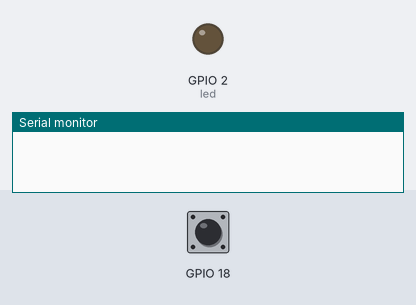
The sketch below on a simulated ESP32. Shown: output pins drawn as LEDs (lit = HIGH), the last lines printed to the serial monitor. The test bench sets the inputs (shaded band); at power-on: GPIO 18 HIGH.

Above: at 1.2 s.
1.3 s: GPIO 18 pulled LOW for 0.15 s
At 2.3 s:
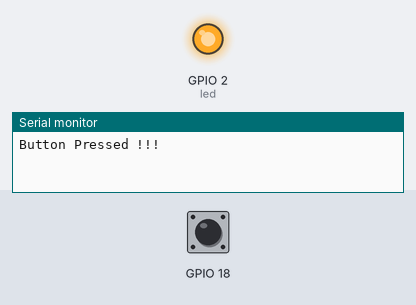
Timing chart, 0 to 8.0 s (numbered marks = the images above; inputs shaded):
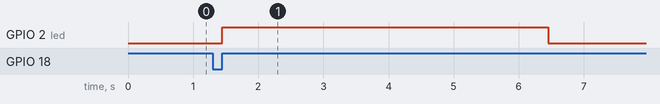

Measured:
- after the input at 1.3 s, GPIO 2 (led): LOW → HIGH after 0.15 s, → LOW 5.0 s later

The sketch:

PIR_InterruptsWithTimer.ino
```cpp
/*********
  Rui Santos
  Complete project details at https://randomnerdtutorials.com
*********/

struct Button {
  const uint8_t PIN;
  String Name;
  uint32_t timeSeconds;
  unsigned long lastTrigger;
  boolean startTimer;
};

Button button1 = {18, "Led 2", 5, 0, false};

const int led = 2;
unsigned long now = millis();

void IRAM_ATTR IntpButton1() {
  if (millis() - button1.lastTrigger > 500) {
    button1.lastTrigger = millis();
    Serial.println("Button Pressed !!!");
    digitalWrite(led, HIGH);
    button1.startTimer = true;
  }
}

void setup() {
  // Serial port for debugging purposes
  Serial.begin(115200);

  pinMode(button1.PIN, INPUT_PULLUP);
  pinMode(led, OUTPUT);
  digitalWrite(led, LOW);

  // LOW, HIGH, CHANGE, FALLING, RISING
  attachInterrupt(button1.PIN, IntpButton1, RISING); // RISING for PIR, FALLING for button
}

void loop() {
  // Current time
  now = millis();

  // Turn off the LED after the number of seconds defined in the timeSeconds variable
  if(button1.startTimer && (now - button1.lastTrigger > (button1.timeSeconds*1000))) {
    Serial.println("Time Expired ...");
    digitalWrite(led, LOW);
    button1.startTimer = false;
  }
}
```
